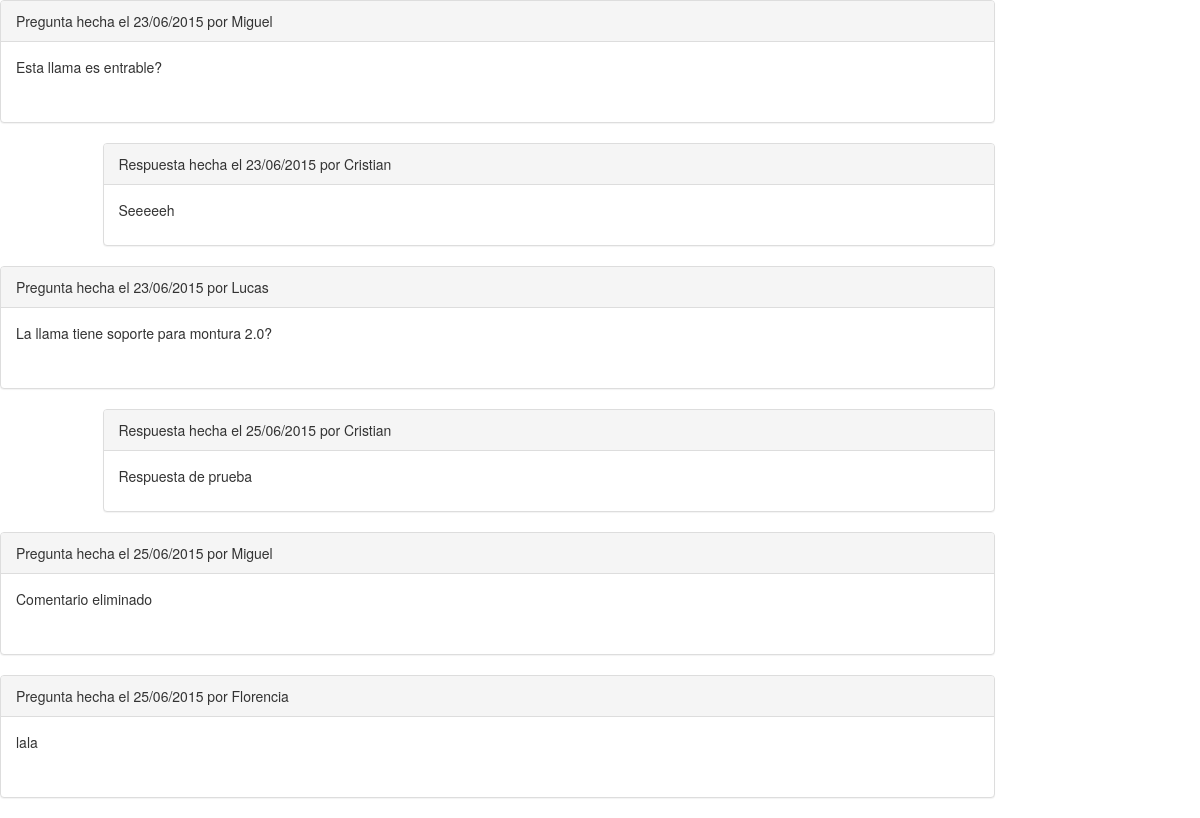
The page /DBquery/listado_preg.php?idsubasta=22 on the database its author committed.
### tables this page shows
CREATE TABLE IF NOT EXISTS `pregunta` (
`ID_PREG` int(11) NOT NULL,
  `Contenido` varchar(400) NOT NULL,
  `Fecha` date NOT NULL,
  `user` int(11) NOT NULL,
  `sub` int(11) NOT NULL,
  `respuesta` int(11) DEFAULT NULL,
  `eliminado` tinyint(1) NOT NULL DEFAULT '0'
);

### DBquery/listado_preg.php (the view, shortened to what this page needs)
<!DOCTYPE html>
<html>
<head>
<link href="../../Bootstrap/dist/css/bootstrap.min.css" rel="stylesheet">
<link href="../css/buscar.css" rel="stylesheet">
</head>
<body>
<?php
include("DBconnect.php");
$idsub=$_REQUEST['idsubasta'];
$conexion=mysql_connect($host,$user,$pw)
  or  die("Problemas en la conexion");
$registros=mysql_query("SELECT distinct p.ID_PREG as i_p, r.ID_PREG as i_r, p.Nombre as n_p, r.Nombre as n_r, p.Fecha as f_p, r.Fecha as f_r, p.Contenido as c_p, r.Contenido as c_r, p.dueno as s_d, p.usuario as p_d, p.eliminado as p_eli, r.eliminado as r_eli from (select distinct ID_PREG, Nombre, Contenido, Fecha, p2.user as usuario, sub as subasta, s1.user as dueno, respuesta, eliminado
from pregunta as p2 inner join usuario u1 on p2.user=u1.ID_USR inner join subasta as s1 on p2.sub=s1.ID_SUB where s1.user!=p2.user and s1.ID_SUB=$idsub) AS p left join (select distinct ID_PREG, Nombre, Contenido, Fecha, p3.user as usuario, sub as subasta, s2.user as dueno, respuesta, eliminado
from pregunta as p3 inner join usuario u2 on p3.user=u2.ID_USR inner join subasta as s2 on p3.sub=s2.ID_SUB where s2.user=p3.user and s2.ID_SUB=$idsub) AS r on p.respuesta=r.ID_PREG order by p.Fecha, p.ID_PREG",$conexion) or
  die("Problemas en el select:".mysql_error());
echo '<table border="1">';
echo '<tr>';
while ($reg=mysql_fetch_array($registros))
{
 echo ''.
          '<article class="row">'.
            '<div class="col-md-10 col-sm-10">'.
              '<div class="panel panel-default arrow left">'.
                '<div class="panel-heading right">Pregunta hecha el '; ?>
                  <?php echo date_format(date_create($reg['f_p']),'d/m/Y').' por '.$reg['n_p'].'</div>'.
                '<div class="panel-body">'.
                  '<div class="comment-post">'.
                    '<p>';
                      if($reg['p_eli']==0){
                         echo $reg['c_p'];
                      } else{
                          echo "Comentario eliminado";
                      }
                      echo '</p>'.
                   '</div>'.
                  '<br>';
                  ?>
                    <?php
                echo '</div>'.
              '</div>'.
            '</div>'.
          '</article>';
  if(isset($reg['n_r']))
  {
    echo ''.
          '<article class="row">'.
            '<div class="col-md-1 col-sm-1 col-md-offset-0 col-sm-offset-0 hidden-xs">'.
            '</div>'.
            '<div class="col-md-9 col-sm-9">'.
              '<div class="panel panel-default arrow left">'.
                '<div class="panel-heading right">Respuesta hecha el '; ?>
                  <?php echo date_format(date_create($reg['f_r']),'d/m/Y').' por '.$reg['n_r'].'</div>'.
                '<div class="panel-body">'.
                  '<div class="comment-post">'.
                    '<p>';
                      if ($reg['r_eli']==0){
                        echo $reg['c_r'];
                      } else{
                        echo "Comentario eliminado";
                      }
                     echo '</p>'.
                  '</div>';
                  ?>
                  <?php
                  echo '</div>'.
              '</div>'.
             '</div>'.
          '</article>';
  }
}
echo '</tr>';
echo '</table>';
?>
</body>
</html>

### css/buscar.css (style rules this page uses)
table, th, td { border: 0px solid black; }

### rows shown on the page
pregunta: Fecha "23/06/2015", n_p "Miguel", Contenido "Esta llama es entrable?", pregunta.Fecha "23/06/2015", n_r "Cristian", pregunta.Contenido "Seeeeeh"
pregunta: Fecha "23/06/2015", n_p "Lucas", Contenido "La llama tiene soporte para montura 2.0?", pregunta.Fecha "25/06/2015", n_r "Cristian", pregunta.Contenido "Respuesta de prueba"
pregunta: Fecha "25/06/2015", n_p "Miguel", eliminado "Comentario eliminado"
pregunta: Fecha "25/06/2015", n_p "Florencia", Contenido "lala"
